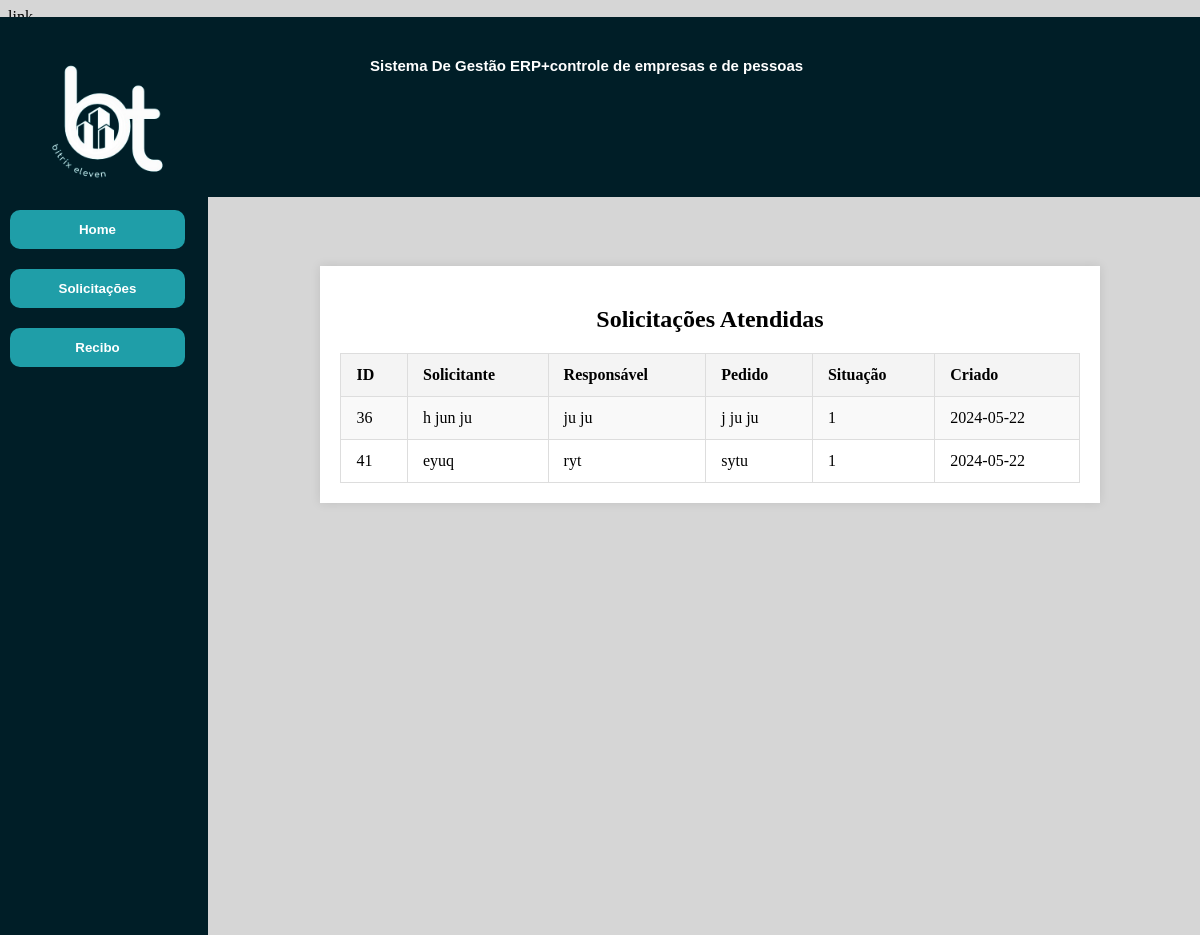
The app's page /php/solicitacaoatendidas.php with its own data.
### tables this page shows
CREATE TABLE `solicitacao` (
  `id_soli` int(11) NOT NULL,
  `solicitante` varchar(255) NOT NULL,
  `responsavel` varchar(255) NOT NULL,
  `pedido` varchar(255) NOT NULL,
  `situacao` int(11) NOT NULL,
  `criado` date NOT NULL
);

### php/solicitacaoatendidas.php (the view, shortened to what this page needs)
<!DOCTYPE html>
<html lang="pt-br">
<head>
    <link rel="stylesheet" href="../Css/solicitacaoatendidas.css">
</head>
<body>
    <div class="comeco">
        <div class="retangulo"></div>
        <h1 class="titulo">Sistema De Gestão ERP+controle de empresas e de pessoas</h1>
       <a href="../Portifolio/index.php"><img class="logo" src="../Img/bitrix-removebg-preview.png" width="300px"></a>
    </div>
    <div class="sidebar">
    <button onclick="window.location.href='../Portifolio/index.php'">Home</button>
        <button onclick="window.location.href='../MVC/public/Solicitacao/index.php'">Solicitações</button>
        <button onclick="window.location.href='../php/recibosolicitacao.php'">Recibo</button>
    </div>
    <div class="main-content">
        <div class="table-container">
            <h2>Solicitações Atendidas</h2>
            <table>
                <tbody>
    <?php
    $host = 'localhost';
    $dbname = 'bike';
    $username = 'root';
    $password = '';
    try {
        $pdo = new PDO("mysql:host=$host;dbname=$dbname;charset=utf8", $username, $password);
        $pdo->setAttribute(PDO::ATTR_ERRMODE, PDO::ERRMODE_EXCEPTION);
    } catch (PDOException $e) {
        die("Erro ao conectar: " . $e->getMessage());
    }
    ?>
    <table>
        <tr>
            <th>ID</th>
            <th>Solicitante</th>
            <th>Responsável</th>
            <th>Pedido</th>
            <th>Situação</th>
            <th>Criado</th>
        </tr>
        <?php
        $stmt = $pdo->query("SELECT * FROM solicitacao");
        while ($row = $stmt->fetch(PDO::FETCH_ASSOC)) {
            if ($row['situacao'] == 1) {
                echo "<tr>";
                echo "<td>".$row['id_soli']."</td>";
                echo "<td>".$row['solicitante']."</td>";
                echo "<td>".$row['responsavel']."</td>";
                echo "<td>".$row['pedido']."</td>";
                echo "<td>".$row['situacao']."</td>";
                echo "<td>".$row['criado']."</td>";
                echo "</tr>";
            }
        }
        ?>
    </table>
                </tbody>
            </table>
        </div>
    </div>
</body>
</html>

### Css/solicitacaoatendidas.css (style rules this page uses)
body { background-color: #d6d6d6; }
.comeco { background-color: #001e27; width: 100%; height: 180px; margin-left: -8px; margin-top: -9px; position: absolute; }
.titulo { color: white; font-family: Arial, Helvetica, sans-serif; font-size: 15px; position: absolute; left: 370px; top: 30px; }
.logo { position: absolute; top: 10px; left: 10px; width: 200px; }
.retangulo { width: 13rem; height: 46.1rem; background: #001e27; position: absolute; top: 180px; left: 0; }
.sidebar { position: absolute; top: 200px; left: 10px; display: flex; flex-direction: column; align-items: center; }
.sidebar button { width: 175px; padding: 12px; margin: 10px 0; background-color: #1F9EA8 ; color: white; border: none; cursor: pointer; text-align: center; border-radius: 10px; font-weight: bold; }
.main-content { margin-left: 220px; padding: 20px; position: relative; top: 220px; }
.table-container { width: 80%; margin: 0 auto; background-color: #fff; padding: 20px; box-shadow: 0 0 10px rgba(0, 0, 0, 0.1); }
h2 { text-align: center; margin-bottom: 20px; }
table { width: 100%; border-collapse: collapse; }
th, td { padding: 12px 15px; border: 1px solid #ddd; text-align: left; }
th { background-color: #f4f4f4; }
tr:nth-child(even) { background-color: #f9f9f9; }

### records on screen
solicitacao: id_soli "36", solicitante "h jun ju", responsavel "ju ju", pedido "j ju ju", situacao "1", criado "2024-05-22"
solicitacao: id_soli "41", solicitante "eyuq", responsavel "ryt", pedido "sytu", situacao "1", criado "2024-05-22"
